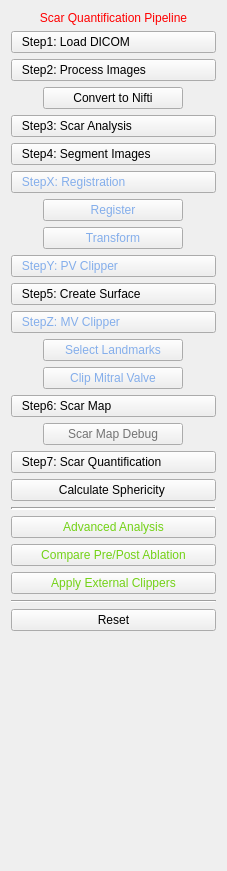
<?xml version="1.0" encoding="UTF-8"?>
<ui version="4.0">
 <class>AtrialScarViewControls</class>
 <widget class="QWidget" name="AtrialScarViewControls">
  <property name="geometry">
   <rect>
    <x>0</x>
    <y>0</y>
    <width>227</width>
    <height>871</height>
   </rect>
  </property>
  <property name="windowTitle">
   <string>QmitkTemplate</string>
  </property>
  <layout class="QVBoxLayout" name="verticalLayout">
   <item>
    <widget class="QLabel" name="titleLabel">
     <property name="styleSheet">
      <string notr="true">QLabel { color: rgb(255, 0, 0) }</string>
     </property>
     <property name="text">
      <string>Scar Quantification Pipeline</string>
     </property>
     <property name="alignment">
      <set>Qt::AlignCenter</set>
     </property>
    </widget>
   </item>
   <item>
    <widget class="QPushButton" name="button_1">
     <property name="toolTip">
      <string>Do image processing</string>
     </property>
     <property name="styleSheet">
      <string notr="true">text-align: left;</string>
     </property>
     <property name="text">
      <string>   Step1: Load DICOM</string>
     </property>
    </widget>
   </item>
   <item>
    <widget class="QPushButton" name="button_2">
     <property name="toolTip">
      <string>Do image processing</string>
     </property>
     <property name="styleSheet">
      <string notr="true">text-align: left;</string>
     </property>
     <property name="text">
      <string>   Step2: Process Images</string>
     </property>
    </widget>
   </item>
   <item alignment="Qt::AlignHCenter">
    <widget class="QPushButton" name="button_2_1">
     <property name="minimumSize">
      <size>
       <width>140</width>
       <height>0</height>
      </size>
     </property>
     <property name="maximumSize">
      <size>
       <width>140</width>
       <height>16777215</height>
      </size>
     </property>
     <property name="text">
      <string>Convert to Nifti</string>
     </property>
    </widget>
   </item>
   <item>
    <widget class="QPushButton" name="button_3">
     <property name="styleSheet">
      <string notr="true">text-align: left;</string>
     </property>
     <property name="text">
      <string>   Step3: Scar Analysis</string>
     </property>
    </widget>
   </item>
   <item>
    <widget class="QPushButton" name="button_4">
     <property name="toolTip">
      <string>Do image processing</string>
     </property>
     <property name="styleSheet">
      <string notr="true">text-align: left;</string>
     </property>
     <property name="text">
      <string>   Step4: Segment Images</string>
     </property>
    </widget>
   </item>
   <item>
    <widget class="QPushButton" name="button_x">
     <property name="cursor">
      <cursorShape>ArrowCursor</cursorShape>
     </property>
     <property name="styleSheet">
      <string notr="true">text-align: left; color: rgb(132, 174, 235);</string>
     </property>
     <property name="text">
      <string>   StepX: Registration</string>
     </property>
    </widget>
   </item>
   <item alignment="Qt::AlignHCenter">
    <widget class="QPushButton" name="button_x_1">
     <property name="minimumSize">
      <size>
       <width>140</width>
       <height>0</height>
      </size>
     </property>
     <property name="maximumSize">
      <size>
       <width>140</width>
       <height>16777215</height>
      </size>
     </property>
     <property name="styleSheet">
      <string notr="true">color: rgb(132, 174, 235);</string>
     </property>
     <property name="text">
      <string>Register</string>
     </property>
    </widget>
   </item>
   <item alignment="Qt::AlignHCenter">
    <widget class="QPushButton" name="button_x_2">
     <property name="minimumSize">
      <size>
       <width>140</width>
       <height>0</height>
      </size>
     </property>
     <property name="maximumSize">
      <size>
       <width>140</width>
       <height>16777215</height>
      </size>
     </property>
     <property name="styleSheet">
      <string notr="true">color: rgb(132, 174, 235);</string>
     </property>
     <property name="text">
      <string>Transform</string>
     </property>
    </widget>
   </item>
   <item>
    <widget class="QPushButton" name="button_y">
     <property name="styleSheet">
      <string notr="true">text-align: left; color: rgb(132, 174, 235);</string>
     </property>
     <property name="text">
      <string>   StepY: PV Clipper</string>
     </property>
    </widget>
   </item>
   <item>
    <widget class="QPushButton" name="button_5">
     <property name="toolTip">
      <string>Do image processing</string>
     </property>
     <property name="styleSheet">
      <string notr="true">text-align: left;</string>
     </property>
     <property name="text">
      <string>   Step5: Create Surface</string>
     </property>
    </widget>
   </item>
   <item>
    <widget class="QPushButton" name="button_z">
     <property name="styleSheet">
      <string notr="true">text-align: left; color: rgb(132, 174, 235);</string>
     </property>
     <property name="text">
      <string>   StepZ: MV Clipper</string>
     </property>
    </widget>
   </item>
   <item alignment="Qt::AlignHCenter">
    <widget class="QPushButton" name="button_z_1">
     <property name="minimumSize">
      <size>
       <width>140</width>
       <height>0</height>
      </size>
     </property>
     <property name="maximumSize">
      <size>
       <width>140</width>
       <height>16777215</height>
      </size>
     </property>
     <property name="styleSheet">
      <string notr="true">color: rgb(132, 174, 235);</string>
     </property>
     <property name="text">
      <string>Select Landmarks</string>
     </property>
    </widget>
   </item>
   <item alignment="Qt::AlignHCenter">
    <widget class="QPushButton" name="button_z_2">
     <property name="minimumSize">
      <size>
       <width>140</width>
       <height>0</height>
      </size>
     </property>
     <property name="maximumSize">
      <size>
       <width>140</width>
       <height>16777215</height>
      </size>
     </property>
     <property name="styleSheet">
      <string notr="true">color: rgb(132, 174, 235);</string>
     </property>
     <property name="text">
      <string>Clip Mitral Valve</string>
     </property>
    </widget>
   </item>
   <item>
    <widget class="QPushButton" name="button_6">
     <property name="styleSheet">
      <string notr="true">text-align: left;</string>
     </property>
     <property name="text">
      <string>   Step6: Scar Map</string>
     </property>
    </widget>
   </item>
   <item alignment="Qt::AlignHCenter">
    <widget class="QPushButton" name="button_deb">
     <property name="minimumSize">
      <size>
       <width>140</width>
       <height>0</height>
      </size>
     </property>
     <property name="maximumSize">
      <size>
       <width>140</width>
       <height>16777215</height>
      </size>
     </property>
     <property name="acceptDrops">
      <bool>false</bool>
     </property>
     <property name="styleSheet">
      <string notr="true">color: rgb(115, 115, 115);</string>
     </property>
     <property name="text">
      <string extracomment="Show pixels forming the scar map (MAX only).">Scar Map Debug</string>
     </property>
    </widget>
   </item>
   <item>
    <widget class="QPushButton" name="button_7">
     <property name="styleSheet">
      <string notr="true">text-align: left;</string>
     </property>
     <property name="text">
      <string>   Step7: Scar Quantification</string>
     </property>
    </widget>
   </item>
   <item>
    <widget class="QPushButton" name="button_s">
     <property name="text">
      <string>Calculate Sphericity </string>
     </property>
    </widget>
   </item>
   <item>
    <widget class="Line" name="line_1">
     <property name="lineWidth">
      <number>2</number>
     </property>
     <property name="orientation">
      <enum>Qt::Horizontal</enum>
     </property>
    </widget>
   </item>
   <item>
    <widget class="QPushButton" name="button_c">
     <property name="styleSheet">
      <string notr="true">color: rgb(115, 210, 22);</string>
     </property>
     <property name="text">
      <string>Advanced Analysis</string>
     </property>
    </widget>
   </item>
   <item>
    <widget class="QPushButton" name="button_c_fandi">
     <property name="styleSheet">
      <string notr="true">color: rgb(115, 210, 22);</string>
     </property>
     <property name="text">
      <string>Compare Pre/Post Ablation</string>
     </property>
    </widget>
   </item>
   <item>
    <widget class="QPushButton" name="button_c_extclippers">
     <property name="styleSheet">
      <string notr="true">color: rgb(115, 210, 22);</string>
     </property>
     <property name="text">
      <string>Apply External Clippers</string>
     </property>
    </widget>
   </item>
   <item>
    <widget class="Line" name="line_2">
     <property name="orientation">
      <enum>Qt::Horizontal</enum>
     </property>
    </widget>
   </item>
   <item>
    <widget class="QPushButton" name="button_r">
     <property name="styleSheet">
      <string notr="true"/>
     </property>
     <property name="text">
      <string>Reset</string>
     </property>
    </widget>
   </item>
   <item>
    <spacer name="spacer">
     <property name="orientation">
      <enum>Qt::Vertical</enum>
     </property>
     <property name="sizeType">
      <enum>QSizePolicy::Expanding</enum>
     </property>
     <property name="sizeHint" stdset="0">
      <size>
       <width>20</width>
       <height>220</height>
      </size>
     </property>
    </spacer>
   </item>
  </layout>
 </widget>
 <layoutdefault spacing="6" margin="11"/>
 <resources/>
 <connections/>
</ui>
